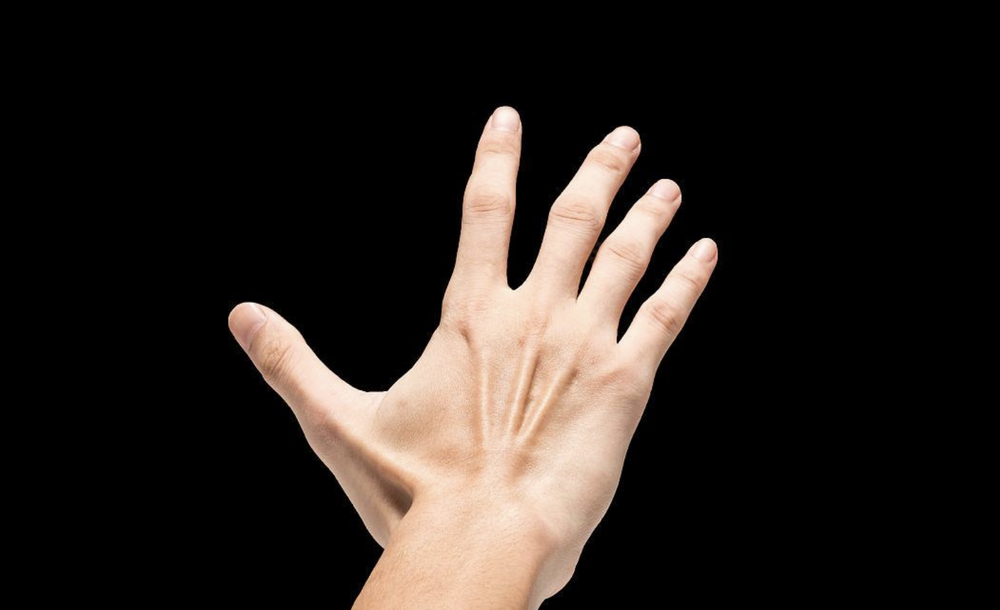
//> input picture OpenCV/凸包检测/img.png, 1000 x 610 px, shrunk from 1462 x 892 before the run
$ ./main   (built with g++ and OpenCV 4)
//> lines starting //> are read from the running program, lines starting //| are printed output that depends on the picture; after the words box and inside, x2 and y2 are one past the last pixel; in counts of white or black regions, pixels touching at a corner belong together
/*
    作者: btx
    日期: 23-7-28
    功能：凸包检测

    - Sobel算子
        void cv::convexHull(
                InputArray points,  // 输入二维点集
			    OutputArray hull,  // 凸包点集输出
			    bool clockwise = false,  // 凸包方向的标志位(True表示顺时针)
			    bool returnPoints = true  // 函数输出类型(True表示输出点坐标,False表示输出坐标索引)

        );

*/
#include <opencv2/opencv.hpp>
using namespace cv;
using namespace std;
// 显示图像
void showImg(String name, Mat img) {
    // 通过namedWindow实现窗口大小可调节，注意name必须一致
    namedWindow(name, WINDOW_FREERATIO);
    imshow(name, img);
}

int main()
{
    // 原图
    Mat img = imread("./img.png");
//> img is the input picture: 610 rows x 1000 cols, CV_8UC3; mean B, G, R 31.2, 35.5, 42
    if (img.empty()) {
        printf("读入图片异常");
        return 0;
    }
    showImg("原图", img);
    Mat gray, binary;
    cvtColor(img, gray, COLOR_BGR2GRAY);
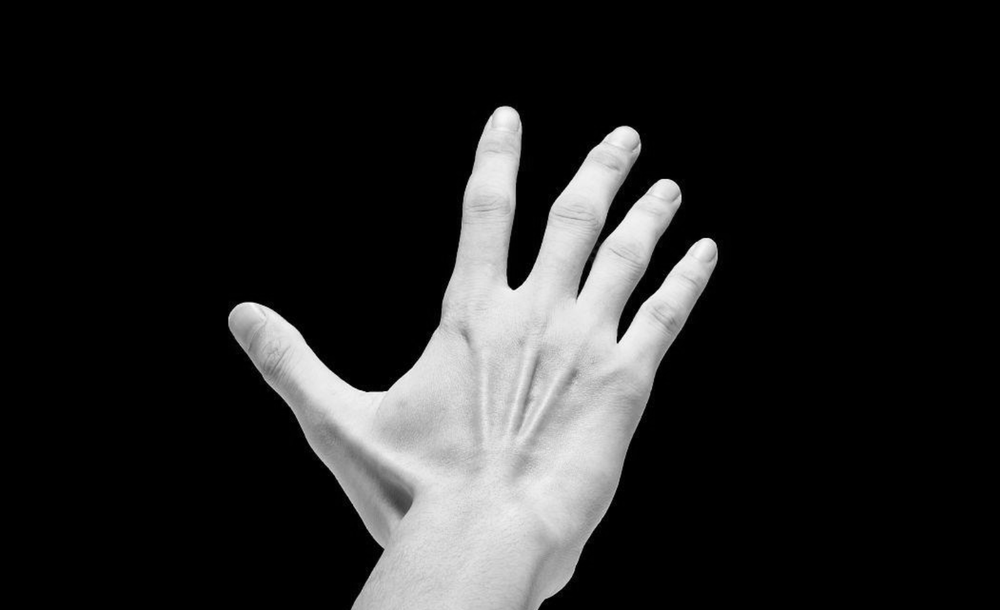
//> gray: 610 rows x 1000 cols, CV_8UC1; min 0, max 253, mean 36.9
    threshold(gray,binary,105,255,THRESH_BINARY);
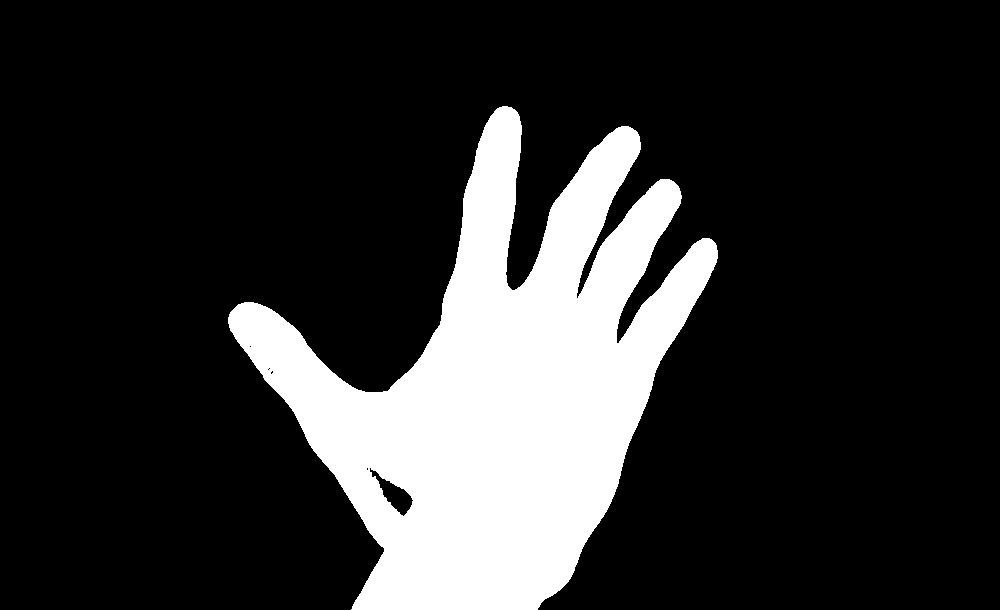
//> binary: 610 rows x 1000 cols, CV_8UC1; 18.3% white; 1 white region, box (x1, y1, x2, y2) and area: (228, 106, 718, 610) 111540

    //开运算
    Mat k = getStructuringElement(MORPH_RECT, Size(5, 5), Point(-1, -1));
    morphologyEx(binary, binary, MORPH_OPEN,k);
//> binary: 610 rows x 1000 cols, CV_8UC1; 18.3% white; 1 white region
    showImg("二值化", binary);
    // 获取轮廓
    vector<vector<Point>> contours;
    vector<Vec4i> hierarchy;
    findContours(binary, contours, hierarchy, 0, 2, Point());
//> contours = 1 contour; box (x1, y1, x2, y2) and area: (228, 106, 718, 610) 111093
    for (int n = 0; n < contours.size(); n++) {
        // 凸包计算
        vector<Point> hull; //存储凸包顶点的向量
        convexHull(contours[n], hull);
        //图像绘制
        for (int i = 0; i < hull.size(); i++) {
            // 顶点绘制
            circle(img, hull[i], 4, Scalar(255, 0, 0), 2, 8, 0);
            // 顶点连线绘制
            if (i == hull.size() - 1) {
                line(img, hull[i], hull[0], Scalar(255, 0, 0), 2, 8, 0);
                break;
            }
            line(img, hull[i], hull[i+1], Scalar(255, 0, 0), 2, 8, 0);
        }


    }
//> this loop made 1 pass
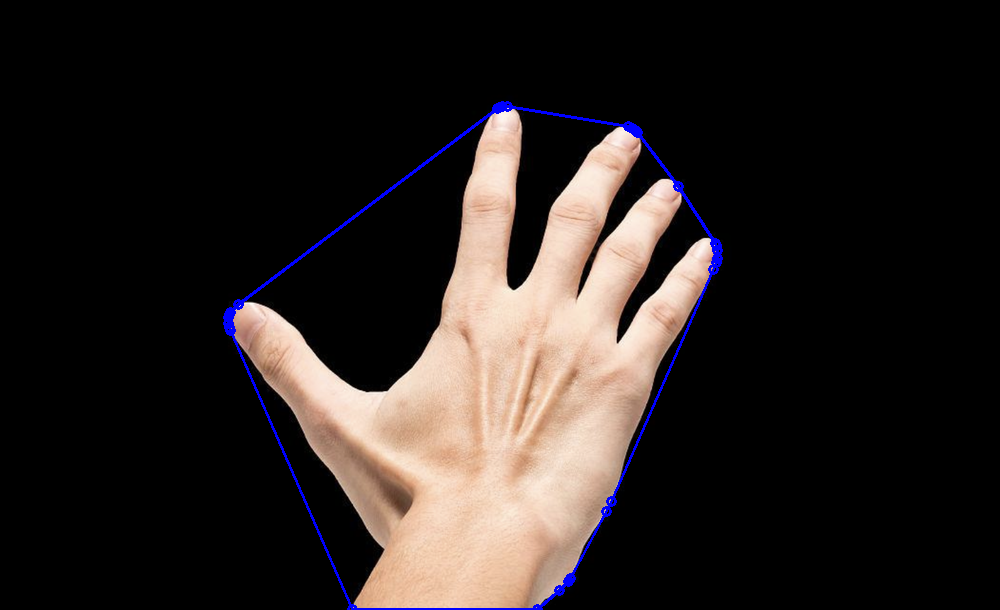
//> img: 610 rows x 1000 cols, CV_8UC3; 0.88% of pixels changed, all inside (x1, y1, x2, y2) = (223, 101, 723, 610)
    showImg("结果图像", img);
    waitKey(0);
    return 0;
}
